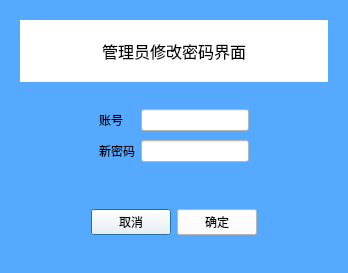
<?xml version="1.0" encoding="UTF-8"?>
<ui version="4.0">
 <class>adminChangePassword</class>
 <widget class="QDialog" name="adminChangePassword">
  <property name="geometry">
   <rect>
    <x>0</x>
    <y>0</y>
    <width>348</width>
    <height>273</height>
   </rect>
  </property>
  <property name="windowTitle">
   <string>Dialog</string>
  </property>
  <property name="styleSheet">
   <string notr="true">background-color: rgb(85, 170, 255);</string>
  </property>
  <layout class="QGridLayout" name="gridLayout_5">
   <item row="0" column="0">
    <widget class="QWidget" name="widget" native="true">
     <layout class="QGridLayout" name="gridLayout">
      <item row="0" column="0">
       <widget class="QLabel" name="label">
        <property name="font">
         <font>
          <pointsize>12</pointsize>
         </font>
        </property>
        <property name="styleSheet">
         <string notr="true">background-color: rgb(255, 255, 255);</string>
        </property>
        <property name="text">
         <string>管理员修改密码界面</string>
        </property>
        <property name="alignment">
         <set>Qt::AlignCenter</set>
        </property>
       </widget>
      </item>
     </layout>
    </widget>
   </item>
   <item row="1" column="0">
    <widget class="QWidget" name="widget_2" native="true">
     <layout class="QGridLayout" name="gridLayout_2">
      <item row="2" column="2">
       <widget class="QLineEdit" name="newPassword">
        <property name="styleSheet">
         <string notr="true">background-color: rgb(255, 255, 255);</string>
        </property>
        <property name="echoMode">
         <enum>QLineEdit::Password</enum>
        </property>
       </widget>
      </item>
      <item row="0" column="2">
       <widget class="QLineEdit" name="ID">
        <property name="styleSheet">
         <string notr="true">background-color: rgb(255, 255, 255);</string>
        </property>
       </widget>
      </item>
      <item row="0" column="1">
       <widget class="QLabel" name="label_2">
        <property name="text">
         <string>账号</string>
        </property>
       </widget>
      </item>
      <item row="2" column="3">
       <spacer name="horizontalSpacer_6">
        <property name="orientation">
         <enum>Qt::Horizontal</enum>
        </property>
        <property name="sizeHint" stdset="0">
         <size>
          <width>40</width>
          <height>20</height>
         </size>
        </property>
       </spacer>
      </item>
      <item row="2" column="1">
       <widget class="QLabel" name="label_3">
        <property name="text">
         <string>新密码</string>
        </property>
       </widget>
      </item>
      <item row="2" column="0">
       <spacer name="horizontalSpacer_4">
        <property name="orientation">
         <enum>Qt::Horizontal</enum>
        </property>
        <property name="sizeHint" stdset="0">
         <size>
          <width>40</width>
          <height>20</height>
         </size>
        </property>
       </spacer>
      </item>
      <item row="0" column="0">
       <spacer name="horizontalSpacer_3">
        <property name="orientation">
         <enum>Qt::Horizontal</enum>
        </property>
        <property name="sizeHint" stdset="0">
         <size>
          <width>40</width>
          <height>20</height>
         </size>
        </property>
       </spacer>
      </item>
      <item row="0" column="3">
       <spacer name="horizontalSpacer_5">
        <property name="orientation">
         <enum>Qt::Horizontal</enum>
        </property>
        <property name="sizeHint" stdset="0">
         <size>
          <width>40</width>
          <height>20</height>
         </size>
        </property>
       </spacer>
      </item>
     </layout>
    </widget>
   </item>
   <item row="2" column="0">
    <widget class="QWidget" name="widget_4" native="true">
     <layout class="QGridLayout" name="gridLayout_4">
      <item row="0" column="1">
       <widget class="QPushButton" name="pushButton">
        <property name="styleSheet">
         <string notr="true">background-color: rgb(255, 255, 255);</string>
        </property>
        <property name="text">
         <string>取消</string>
        </property>
       </widget>
      </item>
      <item row="0" column="0">
       <spacer name="horizontalSpacer_9">
        <property name="orientation">
         <enum>Qt::Horizontal</enum>
        </property>
        <property name="sizeHint" stdset="0">
         <size>
          <width>40</width>
          <height>20</height>
         </size>
        </property>
       </spacer>
      </item>
      <item row="0" column="2">
       <widget class="QPushButton" name="pushButton_2">
        <property name="styleSheet">
         <string notr="true">background-color: rgb(255, 255, 255);</string>
        </property>
        <property name="text">
         <string>确定</string>
        </property>
       </widget>
      </item>
      <item row="0" column="3">
       <spacer name="horizontalSpacer_10">
        <property name="orientation">
         <enum>Qt::Horizontal</enum>
        </property>
        <property name="sizeHint" stdset="0">
         <size>
          <width>40</width>
          <height>20</height>
         </size>
        </property>
       </spacer>
      </item>
     </layout>
    </widget>
   </item>
  </layout>
 </widget>
 <resources/>
 <connections/>
</ui>
